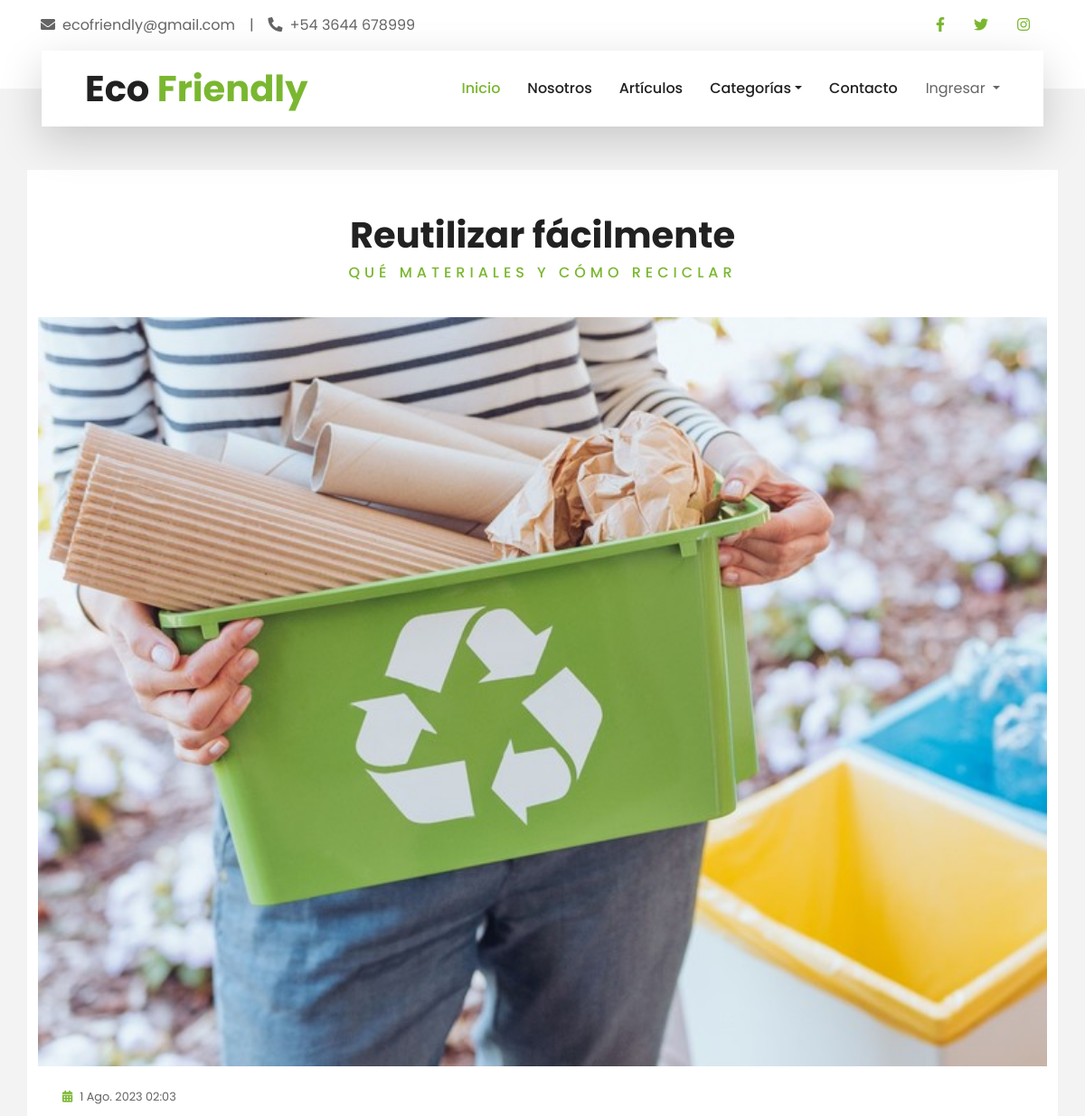
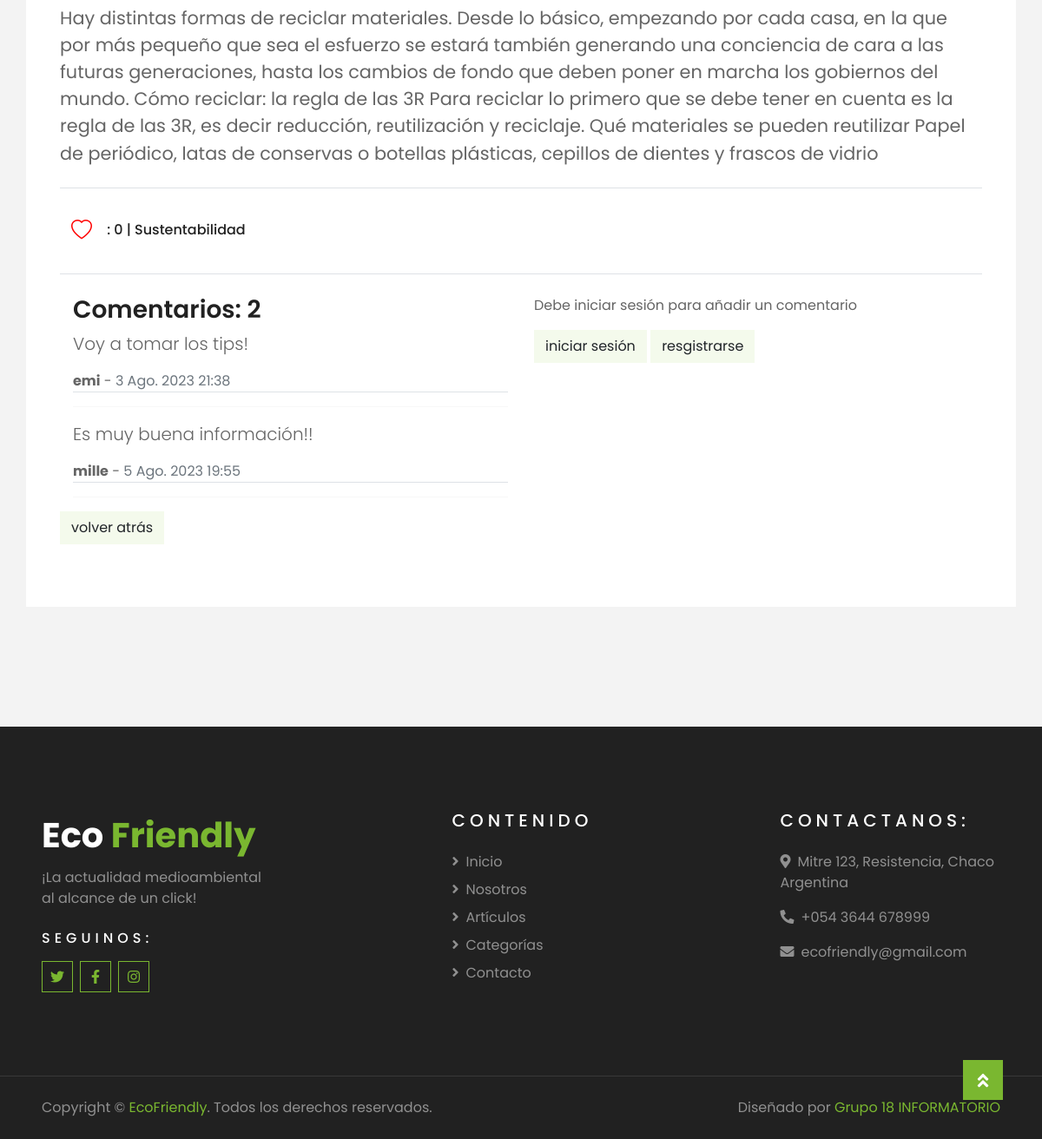
/posts/posts/1/, run on the app's committed database (2 pictures, top to bottom).
### apps/posts/models.py (models this page shows, shortened)
class Post(models.Model):
    titulo = models.CharField(max_length=50,null=False)
    subtitulo = models.CharField(max_length=100,null =False, blank=True)
    fecha = models.DateTimeField(auto_now_add=True)
    texto = models.TextField(null=False)
    activo = models.BooleanField(default=True)
    categoria = models.ForeignKey(Categoria, on_delete=models.SET_NULL, null=True, default='Sin categoria')
    imagen = models.ImageField(null=True, blank=True, upload_to='media', default='static/post_default.png')
    publicado = models.DateTimeField(default=timezone.now)
    autor = models.ForeignKey(settings.AUTH_USER_MODEL, on_delete=models.CASCADE, null=True)
    likes = models.ManyToManyField(settings.AUTH_USER_MODEL, related_name='likes_post', blank=True)
    class Meta:
        ordering = ('-publicado',)
    def get_like_url(self):
        return reverse('posts:like', args=[self.pk])

class Categoria(models.Model):
    nombre =  models.CharField('Nombre', max_length=50, null=False)
    def __str__(self):
        return self.nombre
    def get_filterby_url(self):
        return f"{reverse('posts:posts')}?categoria_id={self.pk}"

class Comment(models.Model):
    articulo = models.ForeignKey(Post, on_delete=models.CASCADE, related_name='comments')
    author = models.ForeignKey(settings.AUTH_USER_MODEL, on_delete=models.CASCADE, related_name='comments')
    text = models.TextField()
    created_at = models.DateTimeField(auto_now_add=True)

### apps/usuarios/models.py (models this page shows)
class Usuario(AbstractUser):
    foto = models.ImageField(upload_to='usuarios', null=True)

### apps/posts/views.py (the view)
# urls.py: path('posts/<int:id>/', views.PostDetailView.as_view(), name='post_individual'),
class PostDetailView(DetailView):
    model = Post
    template_name = 'posts/post_individual.html'
    context_object_name = 'post'
    pk_url_kwarg = 'id'
    queryset = Post.objects.all()
    def get_context_data(self, **kwargs):
        context = super().get_context_data(**kwargs)
        context["form"] = CommentForm()
        return context

### blog/context_processors.py (called while the page is built)
def blog_context(request):
    data = {
        'app_name': 'Eco Friendly',
        'categorias': Categoria.objects.all()
    }
    return data

### blog/templatetags/path_tags.py (called while the page is built)
@register.simple_tag(takes_context=True)
def login_path(context):
    request = context.get("request")
    current_path = request.path
    if current_path not in list(common_urls.values()):
        return common_urls["login"] + f"?next={current_path}"
    return common_urls["login"]

@register.simple_tag(takes_context=True)
def register_path(context):
    request = context.get("request")
    current_path = request.path
    if current_path not in list(common_urls.values()):
        return common_urls["register"] + f"?next={current_path}"
    return common_urls["register"]

### templates/posts/post_individual.html (shortened to what this page needs)
{% extends 'base.html' %}
{% load static %}
{% load crispy_forms_tags %}
{% load colaborador_tags %}
{% block contenido %}
<div class="container-fluid py-5">
    <div class="container bg-white pt-5 pb-3">
        <div class="text-center mb-3 pb-3">
            <h1>{{post.titulo}}</h1>
            <h6 class="text-primary text-uppercase" style="letter-spacing: 5px;">{{post.subtitulo}}</h6>
        </div>
        <div class="row">
            <img class="img-fluid" src="{{ post.imagen.url }}" alt="">
        </div>
        <div class="row">
            <div class="col mb-4">
                <div class="mb-2">
                    <div class="p-4">
                        <div class="d-flex justify-content-between mb-3">
                            <small class="m-0"><i
                                    class="fa fa-calendar-alt text-primary mr-2"></i>{{post.fecha}}</small>
                        </div>
                        <div>
                            <p style="font-size: 1.3rem;">{{post.texto|safe}}</p>
                        </div>
                        <div class="border-top mt-4 pt-4">
                            <div class="d-flex justify-content-between">
                                <h6 class="m-0">
                                    <form action="{{post.get_like_url}}" class="d-inline" method="POST">
                                        {% if user in post.likes.all %}
                                        <button class="btn bi bi-heart-fill"
                                            style="color: red; font-size: 1.5rem;"></button> : {{post.likes.all|length}}
                                        {% else %}
                                        <button class="btn bi bi-heart"
                                            style="color: red; font-size: 1.5rem;"></button> : {{post.likes.all|length}}
                                        {% endif %}
                                    </form> | {{post.categoria}}
                                </h6>
                            </div>
                        </div>
                        <div class="border-top mt-4 pt-4">
                            <div class="d-flex justify-content-between">
                                {% include 'posts/comentarios/listado.html' %}
                                {% include 'posts/comentarios/comentar.html'%}
                            </div>
                            <a class="btn btn-secondary" href="{% url 'posts:posts' %}">volver atrás</a>
                            <br>
                        </div>
                    </div>
                </div>
            </div>
        </div>
    </div>
</div>
{% endblock %}

### templates/posts/comentarios/listado.html (shortened to what this page needs)
<div class="col">
    <h3>Comentarios: {{post.comments.all|length}}</h3>
    {% for comment in post.comments.all %}
    <div class="border-bottom ">
        <p class="lead">{{ comment.text }}</p>
        <b>{{ comment.author }}</b> - <span class="text-muted">{{ comment.created_at }}</span>
    </div>
    <hr>
    {% empty %}
    <p>No hay comentarios.</p>
    {% endfor %}
</div>

### data on the page
Post: titulo "Reutilizar fácilmente", subtitulo "QUÉ MATERIALES Y CÓMO RECICLAR", imagen (picture), fecha "1 Ago. 2023 02:03", texto "Hay distintas formas de reciclar materiales. Desde lo básico, empezando por cada casa, en la que por más pequeño que sea el esfuerzo se estará también generando una conciencia de cara a las futuras generaciones, hasta los cambios de fondo que deben poner en marcha los gobiernos del mundo. Cómo reciclar: la regla de las 3R Para reciclar lo primero que se debe tener en cuenta es la regla de las 3R, es decir reducción, reutilización y reciclaje. Qué materiales se pueden reutilizar Papel de periódico, latas de conservas o botellas plásticas, cepillos de dientes y frascos de vidrio", likes.all|length "0", categoria "Sustentabilidad", comments.all|length "2"
Comment: text "Voy a tomar los tips!", author "emi", created_at "3 Ago. 2023 21:38"
Comment: text "Es muy buena información!!", author "mille", created_at "5 Ago. 2023 19:55"
